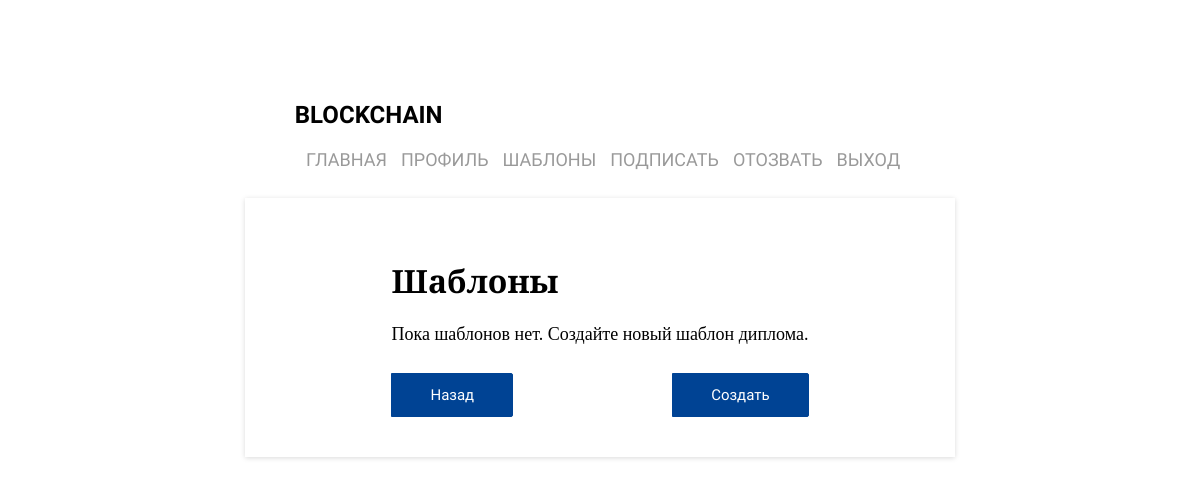
/chdi/templates/ (signed in), run on an earlier commit of the app's database.
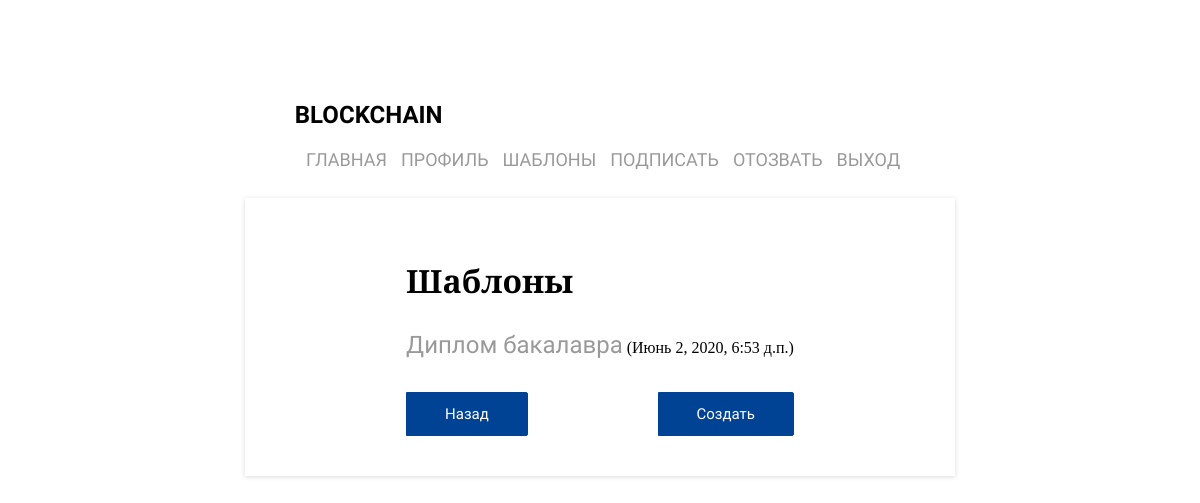
And on a later commit of the database.
### chdi/models.py (models this page shows, shortened)
class Template(models.Model):
    user_id = models.ForeignKey(User, on_delete=models.CASCADE)
    diplom_name =  models.CharField(max_length=200, default="Имя диплома")
    diplom_description =  models.CharField(max_length=200, default="Описание диплома")
    organization_name = models.CharField(max_length=200, default="имя организации")
    organization_url = models.CharField(max_length=200, default="https://www.susu.ru/")
    organization_email = models.CharField(max_length=200, default="info@susu.ru")
    logo_image = models.ImageField(upload_to='logo/%Y/%m/%d', blank=True)
    seal_image = models.ImageField(upload_to='diplom/%Y/%m/%d', blank=True)
    json_file = models.FileField(upload_to='json/', blank=True)
    created_data = models.DateTimeField(auto_now_add=True, verbose_name='Создан')
    class Meta:
        verbose_name = 'Шаблон'
        verbose_name_plural = 'Шаблоны'
        ordering = ['-created_data']

### chdi/views.py (the view)
# urls.py: path('templates/', views.TemplateListView.as_view(), name='templates'),
class TemplateListView(LoginRequiredMixin, generic.ListView):
    model = Template
    def get_queryset(self):
        return Template.objects.filter(user_id=self.request.user)

### chdi/templates/chdi/template_list.html
{% extends "base_generic.html" %}
{% block content %}
    <h1>Шаблоны</h1>
    {% if template_list %}
    <ul>
      {% for template in template_list %}
      <li>
        <a class= "list_templates" href="/chdi/template/{{ template.id }}">{{ template.diplom_name }}</a> ({{template.created_data}})
      </li>
      {% endfor %}
    </ul>
    {% else %}
      <p>Пока шаблонов нет. Создайте новый шаблон диплома.</p>
    {% endif %}
        <a class="buv-c-sumbit-button" href="{% url 'template_create'%}">Создать</a>
        <a class="buv-c-back-button" href="{% url 'index'%}">Назад</a>
{% endblock %}

### chdi/templates/base_generic.html (shortened to what this page needs)
<!DOCTYPE html>
<html lang="ru">
<head>
	<link rel="stylesheet" href="/static/css/index.css">
</head>
<body>
	<div class="content_page">
		<div class="header">
			<div class="header_container">
				<div class="header_left">
					<span class="logo">BLOCKCHAIN</span>
				</div>
					<nav class="main-nav">
						<ul>
							<li class="menu_item"><a class="cd-signin" href="{% url 'index' %}">ГЛАВНАЯ</a></li>
							{% if user.is_authenticated %}
							<li class="menu_item"><a class="cd-signin" href="{% url 'profile'%}">ПРОФИЛЬ</a></li>
							<li class="menu_item"><a class="cd-signin" href="{% url 'templates'%}">ШАБЛОНЫ</a></li>
							<li class="menu_item"><a class="cd-signin" href="{% url 'template_sign'%}">ПОДПИСАТЬ</a></li>
							<li class="menu_item"><a class="cd-signin" href="{% url 'template_recall'%}">ОТОЗВАТЬ</a></li>
							{% endif %}
							{% if user.is_authenticated %}
							<li class="menu_item"><a class="cd-signin" href="{% url 'logout'%}">ВЫХОД</a></li>
							{% else %}
							<li class="menu_item"><a class="cd-signin" href="{% url 'login'%}?next={{request.path}}">ВХОД</a></li>
							{% endif %}
						</ul>
					</nav>
			</div>
		</div>
		<div class="content">
			<div class="row">
				{% block content %}
				{% endblock %}
			</div>
		</div>
	</div>
</body>
</html>

### chdi/static/css/index.css (style rules this page uses)
.content_page { display: grid; grid-template-columns: 20% 50px auto 50px 20%; grid-template-rows: 50px auto auto 100px; grid-template-areas: ". . . . ."". . header . ."". content content content ."; }
.content { min-width: 378px; -webkit-box-shadow: 0 1px 5px rgba(0, 0, 0, 0.15); box-shadow: 0 1px 5px rgba(0, 0, 0, 0.15); background-color: #FFF; text-align: left; grid-area: content; display: grid; grid-template-columns: 50px auto 50px; grid-template-rows: 40px auto 40px; grid-template-areas: ". . . "". row . "". . ."; }
.row { grid-area: row; margin: auto; }
.buv-c-sumbit-button { background-color: #004394; border-radius: 0 2px 2px 0; color: #fff; cursor: pointer; display: block; font-size: 15px; font-weight: 400; padding: 12px 38px; border: 1px solid #004394; font-family: 'Scada', sans-serif; float: right; margin-top: 10px; text-decoration: none; }
.buv-c-back-button { background-color: #004394; border-radius: 0 2px 2px 0; color: #fff; cursor: pointer; display: block; font-size: 15px; font-weight: 400; padding: 12px 38px; border: 1px solid #004394; font-family: 'Scada', sans-serif; float: left; margin-top: 10px; text-decoration: none; }
.header { padding-top: 36px; padding-bottom: 9px; grid-area: header; }
.header_container { line-height: 42px; text-align: center; }
.header_left { float: left; }
.logo { font-family: 'Scada', sans-serif; text-decoration: none; font-size: 24px; line-height: 42px; font-weight: 600; }
.main-nav { float: right; }
.main-nav ul { padding: 0; margin: 0; }
.main-nav a { display: block; height: 50px; color: rgba(0,0,0,0.4); text-decoration: none; font-size: 18px; line-height: 42px; font-family: 'Scada', sans-serif; }
.main-nav li { display: inline-block; padding: 0px 5px; }
.row ul { list-style-type: none; padding-left: 0; }
.list_templates { height: 50px; color: rgba(0,0,0,0.4); text-decoration: none; font-size: 24px; line-height: 42px; font-family: 'Scada', sans-serif; }
h1 { font-family: 'Playfair Display', serif; }
span { font-size: 18px; }

What changed in the data, as far as the page shows it:
added Template: diplom_name "Диплом бакалавра", created_data "Июнь 2, 2020, 6:53 д.п."
Also different on the page:
text no longer shown: "Пока шаблонов нет. Создайте новый шаблон диплома."
